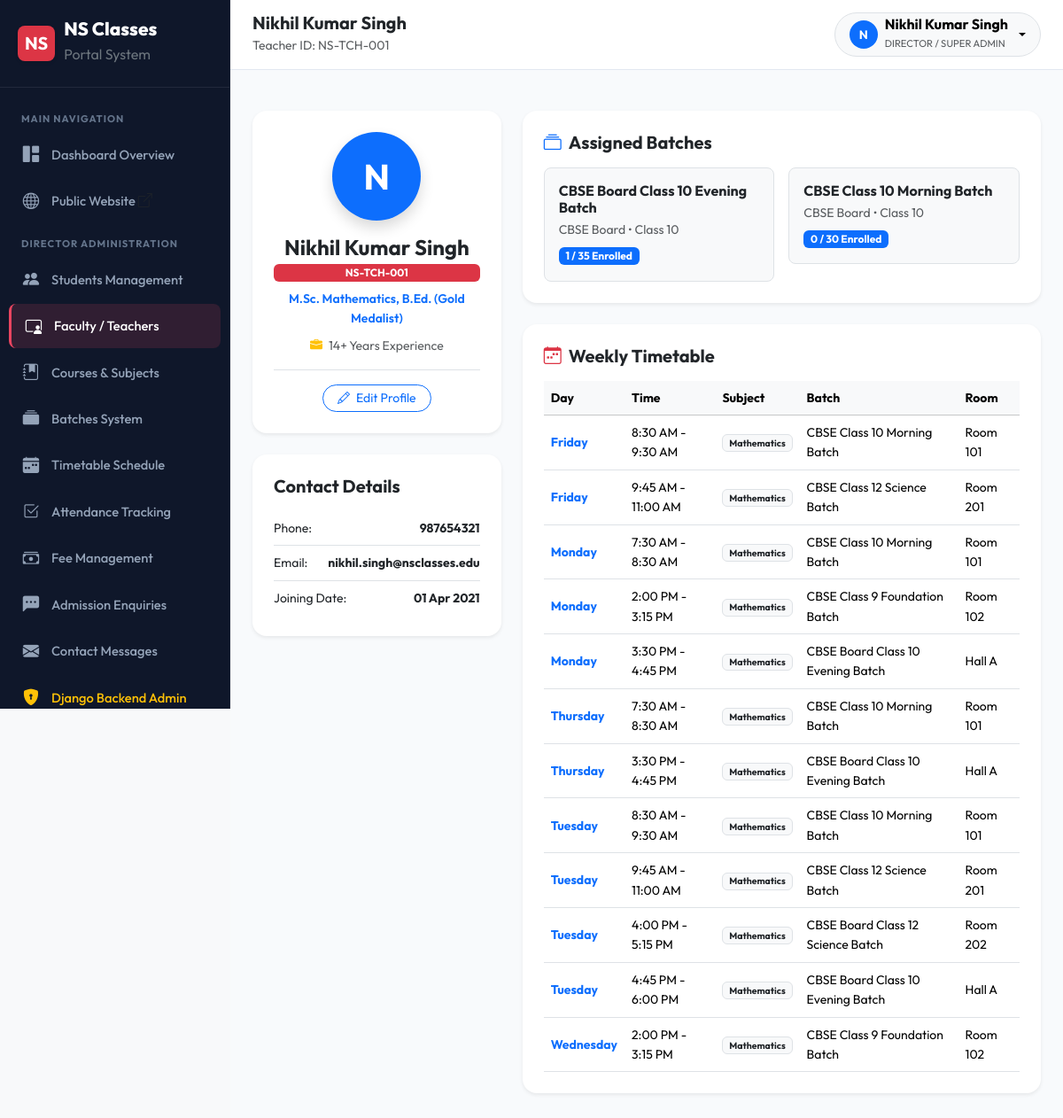
/manage-teachers/1/ (signed in), run on the app's committed database.
### teachers/models.py (models this page shows, shortened)
class Teacher(models.Model):
    user = models.OneToOneField(User, on_delete=models.CASCADE, related_name='teacher_profile')
    teacher_id = models.CharField(max_length=20, unique=True)
    photo = models.ImageField(upload_to='teachers/', blank=True, null=True)
    phone = models.CharField(max_length=15)
    qualification = models.CharField(max_length=200)
    specialization = models.ManyToManyField(Subject, related_name='specialist_teachers', blank=True)
    experience = models.PositiveIntegerField(help_text='Years of experience', default=0)
    bio = models.TextField(blank=True, help_text='Short biography')
    joining_date = models.DateField()
    is_active = models.BooleanField(default=True)
    created_at = models.DateTimeField(auto_now_add=True)
    @property
    def full_name(self):
        return self.user.get_full_name()
    @property
    def email(self):
        return self.user.email
    class Meta:
        ordering = ['user__first_name']
        verbose_name = 'Teacher'
        verbose_name_plural = 'Teachers'

### batches/models.py (models this page shows, shortened)
class Batch(models.Model):
    STATUS_CHOICES = [
        ('active', 'Active'),
        ('upcoming', 'Upcoming'),
        ('completed', 'Completed'),
        ('cancelled', 'Cancelled'),
    ]
    BOARD_CHOICES = [
        ('CBSE', 'CBSE Board'),
    ]
    CLASS_CHOICES = [(str(i), f'Class {i}') for i in range(6, 13)]
    name = models.CharField(max_length=200)
    course = models.ForeignKey(Course, on_delete=models.CASCADE, related_name='batches')
    board = models.CharField(max_length=10, choices=BOARD_CHOICES)
    class_level = models.CharField(max_length=5, choices=CLASS_CHOICES, verbose_name='Class')
    subjects = models.ManyToManyField(Subject, related_name='batches', blank=True)
    teacher = models.ForeignKey(Teacher, on_delete=models.SET_NULL, null=True, blank=True, related_name='batches')
    start_date = models.DateField()
    end_date = models.DateField()
    max_students = models.PositiveIntegerField(default=30)
    status = models.CharField(max_length=15, choices=STATUS_CHOICES, default='active')
    created_at = models.DateTimeField(auto_now_add=True)
    @property
    def current_students(self):
        return self.students.count()
    class Meta:
        ordering = ['name']
        verbose_name = 'Batch'
        verbose_name_plural = 'Batches'

### timetable/models.py (models this page shows, shortened)
class TimetableEntry(models.Model):
    DAY_CHOICES = [
        ('Monday', 'Monday'),
        ('Tuesday', 'Tuesday'),
        ('Wednesday', 'Wednesday'),
        ('Thursday', 'Thursday'),
        ('Friday', 'Friday'),
        ('Saturday', 'Saturday'),
        ('Sunday', 'Sunday'),
    ]
    batch = models.ForeignKey(Batch, on_delete=models.CASCADE, related_name='timetable_entries')
    day = models.CharField(max_length=10, choices=DAY_CHOICES)
    subject = models.ForeignKey(Subject, on_delete=models.CASCADE, related_name='timetable_entries')
    teacher = models.ForeignKey(Teacher, on_delete=models.SET_NULL, null=True, blank=True, related_name='timetable_entries')
    start_time = models.TimeField()
    end_time = models.TimeField()
    room = models.CharField(max_length=20, blank=True, help_text='Room number')
    class Meta:
        ordering = ['batch', 'day', 'start_time']
        verbose_name = 'Timetable Entry'
        verbose_name_plural = 'Timetable Entries'

### courses/models.py (models this page shows, shortened)
class Subject(models.Model):
    name = models.CharField(max_length=100)
    code = models.CharField(max_length=10, unique=True)
    description = models.TextField(blank=True)
    icon = models.CharField(max_length=50, blank=True, help_text='Bootstrap icon class e.g. bi-calculator')
    class Meta:
        ordering = ['name']

### teachers/views.py (the view)
# urls.py: path('<int:pk>/', views.teacher_detail, name='detail'),
@login_required
def teacher_detail(request, pk):
    teacher = get_object_or_404(Teacher.objects.select_related('user').prefetch_related('specialization'), pk=pk)
    assigned_batches = Batch.objects.filter(teacher=teacher)
    timetable_entries = TimetableEntry.objects.filter(teacher=teacher).order_by('day', 'start_time')
    context = {
        'teacher': teacher,
        'assigned_batches': assigned_batches,
        'timetable_entries': timetable_entries,
    }
    return render(request, 'teachers/teacher_detail.html', context)

### templates/teachers/teacher_detail.html (shortened to what this page needs)
{% extends 'base_dashboard.html' %}
{% load static %}
{% block page_title %}{{ teacher.full_name }}{% endblock %}
{% block page_subtitle %}Teacher ID: {{ teacher.teacher_id }}{% endblock %}
{% block dashboard_body %}
<div class="row g-4">
    <div class="col-lg-4">
        <div class="card border-0 shadow-sm rounded-4 p-4 bg-white text-center mb-4">
            <div class="bg-primary text-white rounded-circle d-flex align-items-center justify-content-center fw-bold fs-1 mx-auto mb-3 shadow" style="width: 100px; height: 100px;">
                {% if teacher.photo %}
                    <img src="{{ teacher.photo.url }}" class="w-100 h-100 rounded-circle object-fit-cover">
                {% else %}
                    {{ teacher.full_name|make_list|first }}
                {% endif %}
            </div>
            <h4 class="fw-bold mb-1">{{ teacher.full_name }}</h4>
            <span class="badge bg-danger px-3 py-1 mb-2">{{ teacher.teacher_id }}</span>
            <p class="text-primary fw-semibold small mb-2">{{ teacher.qualification }}</p>
            <div class="text-muted small mb-3"><i class="bi bi-briefcase-fill text-warning me-1"></i> {{ teacher.experience }}+ Years Experience</div>
            <div class="d-flex justify-content-center gap-2 pt-3 border-top">
                <a href="{% url 'teachers:update' teacher.pk %}" class="btn btn-outline-primary btn-sm rounded-pill px-3">
                    <i class="bi bi-pencil me-1"></i> Edit Profile
                </a>
            </div>
        </div>
        <div class="card border-0 shadow-sm rounded-4 p-4 bg-white">
            <h5 class="fw-bold text-dark mb-3">Contact Details</h5>
            <ul class="list-group list-group-flush small">
                <li class="list-group-item d-flex justify-content-between px-0"><span>Phone:</span> <strong>{{ teacher.phone }}</strong></li>
                <li class="list-group-item d-flex justify-content-between px-0"><span>Email:</span> <strong>{{ teacher.email }}</strong></li>
                <li class="list-group-item d-flex justify-content-between px-0"><span>Joining Date:</span> <strong>{{ teacher.joining_date|date:"d M Y" }}</strong></li>
            </ul>
        </div>
    </div>
    <div class="col-lg-8">
        <div class="card border-0 shadow-sm rounded-4 p-4 bg-white mb-4">
            <h5 class="fw-bold text-dark mb-3"><i class="bi bi-collection text-primary me-2"></i>Assigned Batches</h5>
            <div class="row g-3">
                {% for b in assigned_batches %}
                    <div class="col-md-6">
                        <div class="p-3 bg-light rounded-3 border">
                            <h6 class="fw-bold mb-1 text-dark">{{ b.name }}</h6>
                            <small class="text-muted d-block">{{ b.get_board_display }} • Class {{ b.class_level }}</small>
                            <span class="badge bg-primary mt-2">{{ b.current_students }} / {{ b.max_students }} Enrolled</span>
                        </div>
                    </div>
                {% empty %}
                    <p class="text-muted small">No batches assigned yet.</p>
                {% endfor %}
            </div>
        </div>
        <div class="card border-0 shadow-sm rounded-4 p-4 bg-white">
            <h5 class="fw-bold text-dark mb-3"><i class="bi bi-calendar-week text-danger me-2"></i>Weekly Timetable</h5>
            <div class="table-responsive">
                <table class="table table-hover align-middle small mb-0">
                    <thead class="table-light">
                        <tr>
                            <th>Day</th>
                            <th>Time</th>
                            <th>Subject</th>
                            <th>Batch</th>
                            <th>Room</th>
                        </tr>
                    </thead>
                    <tbody>
                        {% for slot in timetable_entries %}
                            <tr>
                                <td class="fw-bold text-primary">{{ slot.day }}</td>
                                <td>{{ slot.start_time|time:"g:i A" }} - {{ slot.end_time|time:"g:i A" }}</td>
                                <td><span class="badge bg-light text-dark border">{{ slot.subject.name }}</span></td>
                                <td>{{ slot.batch.name }}</td>
                                <td>{{ slot.room|default:"Room 1" }}</td>
                            </tr>
                        {% empty %}
                            <tr><td colspan="5" class="text-center text-muted py-3">No timetable entries assigned to this faculty.</td></tr>
                        {% endfor %}
                    </tbody>
                </table>
            </div>
        </div>
    </div>
</div>
{% endblock %}

### templates/base_dashboard.html (shortened to what this page needs)
{% load static %}
<!DOCTYPE html>
<html lang="en">
<head>
    <link href="https://cdn.jsdelivr.net/npm/bootstrap@5.3.3/dist/css/bootstrap.min.css" rel="stylesheet">
    <link rel="stylesheet" href="https://cdn.jsdelivr.net/npm/bootstrap-icons@1.11.3/font/bootstrap-icons.min.css">
    <link rel="stylesheet" href="{% static 'css/style.css' %}">
</head>
<body class="bg-light">
    <div class="dashboard-wrapper">
        <aside class="dashboard-sidebar" id="dashboardSidebar">
            <div class="sidebar-brand">
                <span class="d-inline-flex align-items-center justify-content-center bg-danger text-white rounded-3 px-2 py-1 fs-5 fw-bold shadow-sm">NS</span>
                <div>
                    <div class="lh-1">{{ SITE_NAME }}</div>
                    <small class="text-secondary fs-6 fw-normal">Portal System</small>
                </div>
            </div>
            <ul class="sidebar-menu">
                <li class="sidebar-heading">Main Navigation</li>
                <li>
                    <a href="{% url 'dashboard:home' %}" class="sidebar-link {% if 'dashboard' in request.path and not 'direct' in request.path %}active{% endif %}">
                        <i class="bi bi-grid-1x2-fill"></i>
                        <span>Dashboard Overview</span>
                    </a>
                </li>
                <li>
                    <a href="{% url 'website:home' %}" class="sidebar-link" target="_blank">
                        <i class="bi bi-globe"></i>
                        <span>Public Website <i class="bi bi-box-arrow-up-right fs-6 text-muted"></i></span>
                    </a>
                </li>
                {% if user.is_superuser or user.profile.role == 'admin' %}
                    <li class="sidebar-heading">Director Administration</li>
                    <li>
                        <a href="{% url 'students:list' %}" class="sidebar-link {% if 'students' in request.path %}active{% endif %}">
                            <i class="bi bi-people-fill"></i>
                            <span>Students Management</span>
                        </a>
                    </li>
                    <li>
                        <a href="{% url 'teachers:list' %}" class="sidebar-link {% if 'manage-teachers' in request.path %}active{% endif %}">
                            <i class="bi bi-person-video3"></i>
                            <span>Faculty / Teachers</span>
                        </a>
                    </li>
                    <li>
                        <a href="{% url 'courses:manage_list' %}" class="sidebar-link {% if 'manage-courses' in request.path %}active{% endif %}">
                            <i class="bi bi-journal-bookmark-fill"></i>
                            <span>Courses & Subjects</span>
                        </a>
                    </li>
                    <li>
                        <a href="{% url 'batches:list' %}" class="sidebar-link {% if 'batches' in request.path %}active{% endif %}">
                            <i class="bi bi-collection-fill"></i>
                            <span>Batches System</span>
                        </a>
                    </li>
                    <li>
                        <a href="{% url 'timetable:index' %}" class="sidebar-link {% if 'timetable' in request.path %}active{% endif %}">
                            <i class="bi bi-calendar-week-fill"></i>
                            <span>Timetable Schedule</span>
                        </a>
                    </li>
                    <li>
                        <a href="{% url 'attendance:mark' %}" class="sidebar-link {% if 'attendance' in request.path %}active{% endif %}">
                            <i class="bi bi-check2-square"></i>
                            <span>Attendance Tracking</span>
                        </a>
                    </li>
                    <li>
                        <a href="{% url 'fees:list' %}" class="sidebar-link {% if 'fees' in request.path %}active{% endif %}">
                            <i class="bi bi-cash-stack"></i>
                            <span>Fee Management</span>
                        </a>
                    </li>
                    <li>
                        <a href="{% url 'enquiries:list' %}" class="sidebar-link {% if 'enquiries' in request.path and not 'messages' in request.path %}active{% endif %}">
                            <i class="bi bi-chat-left-dots-fill"></i>
                            <span>Admission Enquiries</span>
                        </a>
                    </li>
                    <li>
                        <a href="{% url 'enquiries:messages' %}" class="sidebar-link {% if 'messages' in request.path %}active{% endif %}">
                            <i class="bi bi-envelope-fill"></i>
                            <span>Contact Messages</span>
                        </a>
                    </li>
                    <li>
                        <a href="/django-admin/" target="_blank" class="sidebar-link text-warning">
                            <i class="bi bi-shield-lock-fill"></i>
                            <span>Django Backend Admin</span>
                        </a>
                    </li>
                {% endif %}
            </ul>
        </aside>
        <div class="dashboard-main">
            <header class="dashboard-topbar">
                <div class="d-flex align-items-center gap-3">
                    <div>
                        <h5 class="mb-0 fw-bold text-dark">{% block page_title %}Dashboard{% endblock %}</h5>
                        <small class="text-muted">{% block page_subtitle %}NS Classes Coaching Institute{% endblock %}</small>
                    </div>
                </div>
                <div class="d-flex align-items-center gap-3">
                    <div class="dropdown">
                        <button class="btn btn-light rounded-pill border d-flex align-items-center gap-2 px-3 py-1 dropdown-toggle" type="button" data-bs-toggle="dropdown">
                            <div class="bg-primary text-white rounded-circle d-flex align-items-center justify-content-center" style="width: 32px; height: 32px; font-weight: 700; font-size: 0.85rem;">
                                {{ user.first_name|default:user.username|make_list|first|upper }}
                            </div>
                            <div class="text-start d-none d-sm-block">
                                <div class="fw-bold fs-6 lh-1">{{ user.get_full_name|default:user.username }}</div>
                                <small class="text-muted text-uppercase" style="font-size: 0.7rem;">
                                    {% if user.is_superuser %}Director / Super Admin
                                    {% elif user.profile.role == 'teacher' %}Faculty Teacher
                                    {% else %}Student{% endif %}
                                </small>
                            </div>
                        </button>
                    </div>
                </div>
            </header>
            <div class="px-4 pt-3">
            </div>
            <div class="dashboard-content">
                {% block dashboard_body %}{% endblock %}
            </div>
        </div>
    </div>
</body>
</html>

### data on the page
Teacher: full_name "Nikhil Kumar Singh", teacher_id "NS-TCH-001", full_name|make_list "N", qualification "M.Sc. Mathematics, B.Ed. (Gold Medalist)", experience "14", phone "987654321", email "nikhil.singh@nsclasses.edu", joining_date "01 Apr 2021"
Batch: name "CBSE Board Class 10 Evening Batch", board "CBSE Board", class_level "10", current_students "1", max_students "35"
Batch: name "CBSE Class 10 Morning Batch", board "CBSE Board", class_level "10", current_students "0", max_students "30"
TimetableEntry: day "Friday", start_time "8:30 AM", end_time "9:30 AM", subject.name "Mathematics", batch.name "CBSE Class 10 Morning Batch", room "Room 101"
TimetableEntry: day "Friday", start_time "9:45 AM", end_time "11:00 AM", subject.name "Mathematics", batch.name "CBSE Class 12 Science Batch", room "Room 201"
TimetableEntry: day "Monday", start_time "7:30 AM", end_time "8:30 AM", subject.name "Mathematics", batch.name "CBSE Class 10 Morning Batch", room "Room 101"
TimetableEntry: day "Monday", start_time "2:00 PM", end_time "3:15 PM", subject.name "Mathematics", batch.name "CBSE Class 9 Foundation Batch", room "Room 102"
TimetableEntry: day "Monday", start_time "3:30 PM", end_time "4:45 PM", subject.name "Mathematics", batch.name "CBSE Board Class 10 Evening Batch", room "Hall A"
TimetableEntry: day "Thursday", start_time "7:30 AM", end_time "8:30 AM", subject.name "Mathematics", batch.name "CBSE Class 10 Morning Batch", room "Room 101"
TimetableEntry: day "Thursday", start_time "3:30 PM", end_time "4:45 PM", subject.name "Mathematics", batch.name "CBSE Board Class 10 Evening Batch", room "Hall A"
TimetableEntry: day "Tuesday", start_time "8:30 AM", end_time "9:30 AM", subject.name "Mathematics", batch.name "CBSE Class 10 Morning Batch", room "Room 101"
TimetableEntry: day "Tuesday", start_time "9:45 AM", end_time "11:00 AM", subject.name "Mathematics", batch.name "CBSE Class 12 Science Batch", room "Room 201"
TimetableEntry: day "Tuesday", start_time "4:00 PM", end_time "5:15 PM", subject.name "Mathematics", batch.name "CBSE Board Class 12 Science Batch", room "Room 202"
TimetableEntry: day "Tuesday", start_time "4:45 PM", end_time "6:00 PM", subject.name "Mathematics", batch.name "CBSE Board Class 10 Evening Batch", room "Hall A"
TimetableEntry: day "Wednesday", start_time "2:00 PM", end_time "3:15 PM", subject.name "Mathematics", batch.name "CBSE Class 9 Foundation Batch", room "Room 102"

### other printed values
{{ SITE_NAME }} "NS Classes"
{{ user.first_name|default:user.username|make_list|first|upper }} "N"
{{ user.get_full_name|default:user.username }} "Nikhil Kumar Singh"
